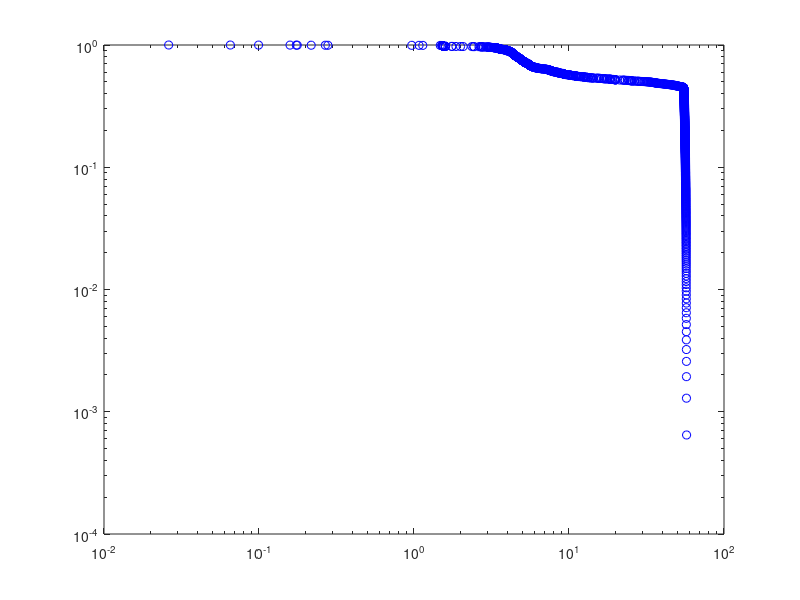

MATLAB code to generate this figure:
roadlength=200; %total length of the road
tsimul=1000; %Total time of simulation
sigcyc=120; %time signal is red + time signal is green
dutyratio=0.5; %ratio of green signal time to red signal time

P=100; %P is total number of cars
%P=[30,35,40,45,50]; %for different densities
alpha=0.2;%rand(1,P);%0.2;  %constant1 for friction coefficent (vehicle to the road);
bta=0.2;%rand(1,P);%0.2;     %bta for acceleration de-acceleration co-efficent
rt=0.3;%rand(1,P);%0.3;       %constant3 reaction time of the driver
rr = 0.6;    %limit of random term in the acceleration
dt = 0.1;    %%% fixed dt or time interval between updates
Dt = [];     %%% collecting all time updates
Vel = [];    %%% collecting all velocity updates
X = [];
Acc = [];

thresholdspeed=0.1; %speed below which a car is considered to be in a congestion
wt=cell(1,length(P)); %array storing how long a car has speed less than thresholdspeed 

for kl=1:1%no of realization
    for lk=1:length(P)
        p=P(lk);
        fp=(1:1:p);%fix the focusing point
        l=randperm(roadlength);
        l=sort(l(1:p),'ascend');%initialize the space position in link 
        vel_h = ones(1,p);                                   %%%% intitiaing all velocities
        time=0;
        wt_zr_vl=[];%to store time of selected car whose velocity stays less than thresholdspeed;
        tmp=zeros(1,p);
        z_s_t=zeros(1,p);%intialize the starting time of car 1 whose velocity stays under thresholdspeed
        greentime=dutyratio*sigcyc; %total time light is green during a signal cycle
        redtime=sigcyc-greentime;

        while (time<tsimul)
            green=0;
            while (green<greentime)
                dis_h=[(diff(l)-1),(roadlength-l(end)+l(1)-1)];%distance head
                %dis_h = round(dis_h*1e8)/1e8;                               %%%% rounding off distance values to avoid math errors
                
                rndm_deceleration=zeros(1,p);                               %%%initialize the random deaccelration
                rdm_arr=randperm(p);                                        %%%randomize the car numbers
                rndm_deceleration(rdm_arr(1))=rr*rand;                     %%%pick the first number in rdm_arr and assign the deceleration radomly between 0 to .6
                
                acc = -(alpha + rndm_deceleration).*vel_h + bta.*(((dis_h-(vel_h.*rt)))./(dis_h+1));%%% acceleration update
                %acc(dis_h==0) = -100;                                       %%% stop if too close to the car in front

                acc1 = -vel_h/dt;
                acc2 = 2*(dis_h-(vel_h*dt))/(dt^2);
                ind1 = find(acc1<acc2 & acc<acc1);
                ind2 = find(acc1>acc2 & acc<2*acc1);
                ind3 = find(acc>acc2);
                acc(ind1) = acc1(ind1);
                acc(ind2) = 2*acc1(ind2);
                acc(ind3) = acc2(ind3);
                acc(dis_h==0) = -100;                                       %%% stop if too close to the car in front

                g=dt;                                              %%% crucial step that suggests almost fixed dt
                
                %g=(~((green+g)<greentime))*(greentime-green)+((green+g)<greentime)*g;%adjust the green time to make the total green time equals to greentime
                green=green+g;
                Dt = [Dt,g];                                                %%% collecting all time updates
                d = find(dis_h~=0);
                
                l(d) = l(d) + vel_h(d)*g + 0.5*acc(d)*g*g;                  %%% distance update
                %l = l + vel_h*g + 0.5*acc*g*g;
                vel_h = vel_h + acc*g;                                      %%% velocity update
        
                for klj=1:p
                   
                    if (vel_h(fp==klj)<thresholdspeed)%&&(l(fp==1)>65)
                        if ((tmp(klj)==0))% & acc(fp==klj)~=0)
                            tmp(klj)=1;
                            z_s_t(klj)=time+green + (thresholdspeed-vel_h(fp==klj))/acc(fp==klj);%%% time at which the velocity drops below the threshold
                        end
                   end
                   
                   if (~(vel_h(fp==klj)<thresholdspeed))
                       if ((tmp(klj)==1))% & acc(fp==klj)~=0)
                           tmp(klj)=0;
                           wt_zr_vl=[wt_zr_vl,time+green-z_s_t(klj) + (thresholdspeed-vel_h(fp==klj))/acc(fp==klj)];%%% time at which the velocity rises above the threshold
                       end
                   end
                end
                
                vel_h(vel_h<0) = 0;                                         %%% negative velocities are not possible

                l = mod(l,roadlength);                                      %%% to make sure periodic boundary condition
                [l,ind]=sort(l,'ascend');
                fp=fp(ind);
                vel_h = vel_h(ind);
%                Vel = [Vel, vel_h(fp==1)];              
%                X = [X;l];
%                Acc = [Acc;acc];
            end
            
            l = mod(l,roadlength);                                          %%% to make sure periodic boundary condition
            [l,ind]=sort(l,'ascend');
            fp=fp(ind);
            %vel_h = vel_h(ind);
            red=0;

            while (red<redtime)
                %dis_h=[(diff(l)-1),(roadlength-l(end))];%position of the signal is 100
                %%%% the above line is replaced by the following line to include
                %%%% the case where a car just crosses the signal when it turns red
                dis_h=[(diff(l)-1),min((roadlength-l(end)),(roadlength-l(end)+l(1)-1))];%position of the signal is 100
                %dis_h = round(dis_h*1e8)/1e8;                               %%%% rounding off distance values to avoid math errors
        
                rndm_deceleration=zeros(1,p);                               %%%initialize the random deaccelration
                rdm_arr=randperm(p);                                        %%%randomize the car numbers
                rndm_deceleration(rdm_arr(1))=rr*rand;                     %%%pick the first number in rdm_arr and assign the deceleration radomly between 0 to .6
                
                acc = -(alpha + rndm_deceleration).*vel_h + bta.*(((dis_h-(vel_h.*rt)))./(dis_h+1));%%% acceleration update
                %acc(dis_h==0) = -100;                                       %%% stop if too close to the car in front

                acc1 = -vel_h/dt;
                acc2 = 2*(dis_h-(vel_h*dt))/(dt^2);
                ind1 = find(acc1<acc2 & acc<acc1);
                ind2 = find(acc1>acc2 & acc<2*acc1);
                ind3 = find(acc>acc2);
                acc(ind1) = acc1(ind1);
                acc(ind2) = 2*acc1(ind2);
                acc(ind3) = acc2(ind3);
                acc(dis_h==0) = -100;                                       %%% stop if too close to the car in front

                r=dt;                                              %%% crucial step that suggests almost fixed dt
                
                %r=(~((red+r)<redtime))*(redtime-red)+((red+r)<redtime)*r;%adjust kmc ts to make the total red time is redtime
                red=red+r;
                Dt = [Dt,r];                                                %%% collecting all time updates
                d = find(dis_h~=0);
                
                l(d) = l(d) + vel_h(d)*r + 0.5*acc(d)*r*r;                  %%% distance update
                %l = l + vel_h*r + 0.5*acc*r*r;
                vel_h = vel_h + acc*r;                                      %%% velocity update
        
                for klj=1:p

                    if (vel_h(fp==klj)<thresholdspeed)%&&(l(fp==1)>65)
                        if ((tmp(klj)==0))% & acc(fp==klj)~=0)
                            tmp(klj)=1;
                            z_s_t(klj)=time+green+red + (thresholdspeed-vel_h(fp==klj))/acc(fp==klj);%%% time at which the velocity drops below the threshold
                        end
                    end
                    
                    if (~(vel_h(fp==klj)<thresholdspeed))
                        if ((tmp(klj)==1))% & acc(fp==klj)~=0)
                            tmp(klj)=0;
                            wt_zr_vl=[wt_zr_vl,time+green+red-z_s_t(klj) + (thresholdspeed-vel_h(fp==klj))/acc(fp==klj)];%%% time at which the velocity rises above the threshold
                        end
                    end
                end
                
                vel_h(vel_h<0) = 0;                                         %%% negative velocities are not possible
%                Vel = [Vel, vel_h(fp==1)];              
%                X = [X;l];
%                Acc = [Acc;acc];
            end
            
            time=time+sigcyc;
        end
        
        wt{kl,lk}=wt_zr_vl(1:end); %discarding the first 2000 waiting time values as transients   %%%% changed from 10000 to 1
    end
    
end%end of no of realization
%figure,
%for i=1:length(Vel),
%hold on;
%plot(X(i,:),dt*i*ones(1,p),'.');
%end;

%for generating speed profile of the first car
%figure,
%plot(dt*(1:length(Vel)),Vel,'g <');
figure; loglog(sort(wt{1},'descend'),[1:length(wt{1})]/length(wt{1}),'b o');
